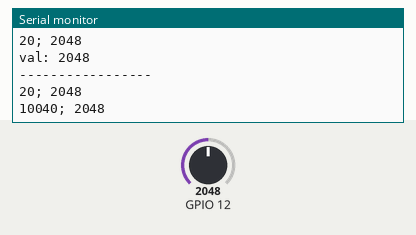
Simulated run of this sketch. Board: ESP32. Shown: the last lines printed to the serial monitor. The test bench sets the inputs (shaded band); at power-on: GPIO 12 = 2048. Storage starts empty.

Above: at 10.8 s.
10.9 s: GPIO 12 set to 2866
At 20.7 s:
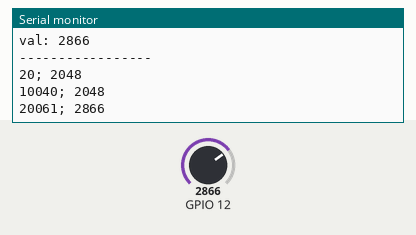
20.9 s: GPIO 12 set to 3603
At 31.5 s:
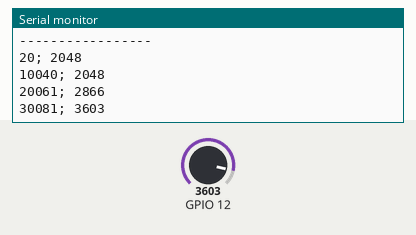
Timing chart, 0 to 33.0 s (numbered marks = the images above; inputs shaded):
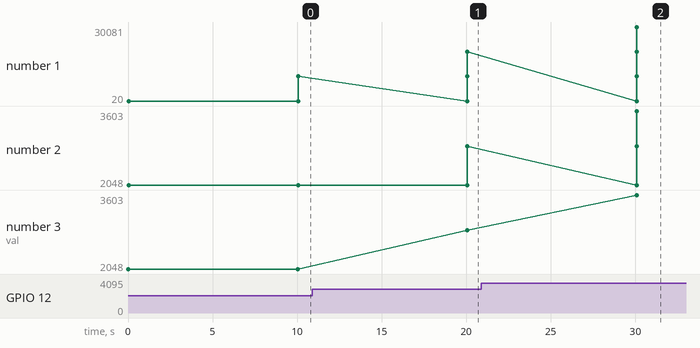

Measured:
- after the input at 10.9 s, the serial monitor: prints a new line after 9.2 s (image 1)
- after the input at 20.9 s, the serial monitor: prints a new line after 9.2 s (image 2)
- plotted number 2: 2048 → 2866 after the input at 10.9 s, 2866 → 3603 after the input at 20.9 s
- plotted number 3: 2048 → 2866 after the input at 10.9 s, 2866 → 3603 after the input at 20.9 s

The sketch:

ESP32_AppendFile.ino
```cpp
#include <SPI.h>
#include <SD.h>

void setup() {
  Serial.begin(115200);

  if (!SD.begin(5)) {
    Serial.println("errore sd");
    while(true);
  }
}

void loop() {
  int val = analogRead(12);
  unsigned long ts = millis();

  Serial.print("val: ");Serial.println(val);
  File f = SD.open("/log.txt", FILE_APPEND);
  if (f) {
    f.print(ts);
    f.print("; ");
    f.println(val);
    f.close();
  } else {
    Serial.println("errore scrittura");
  }

  Serial.println("-----------------");
  File fr = SD.open("/log.txt");
  if (fr) {
    while (fr.available()) {
      Serial.write(fr.read());
    }
    fr.close();
  }

  delay(10000);
}
```
